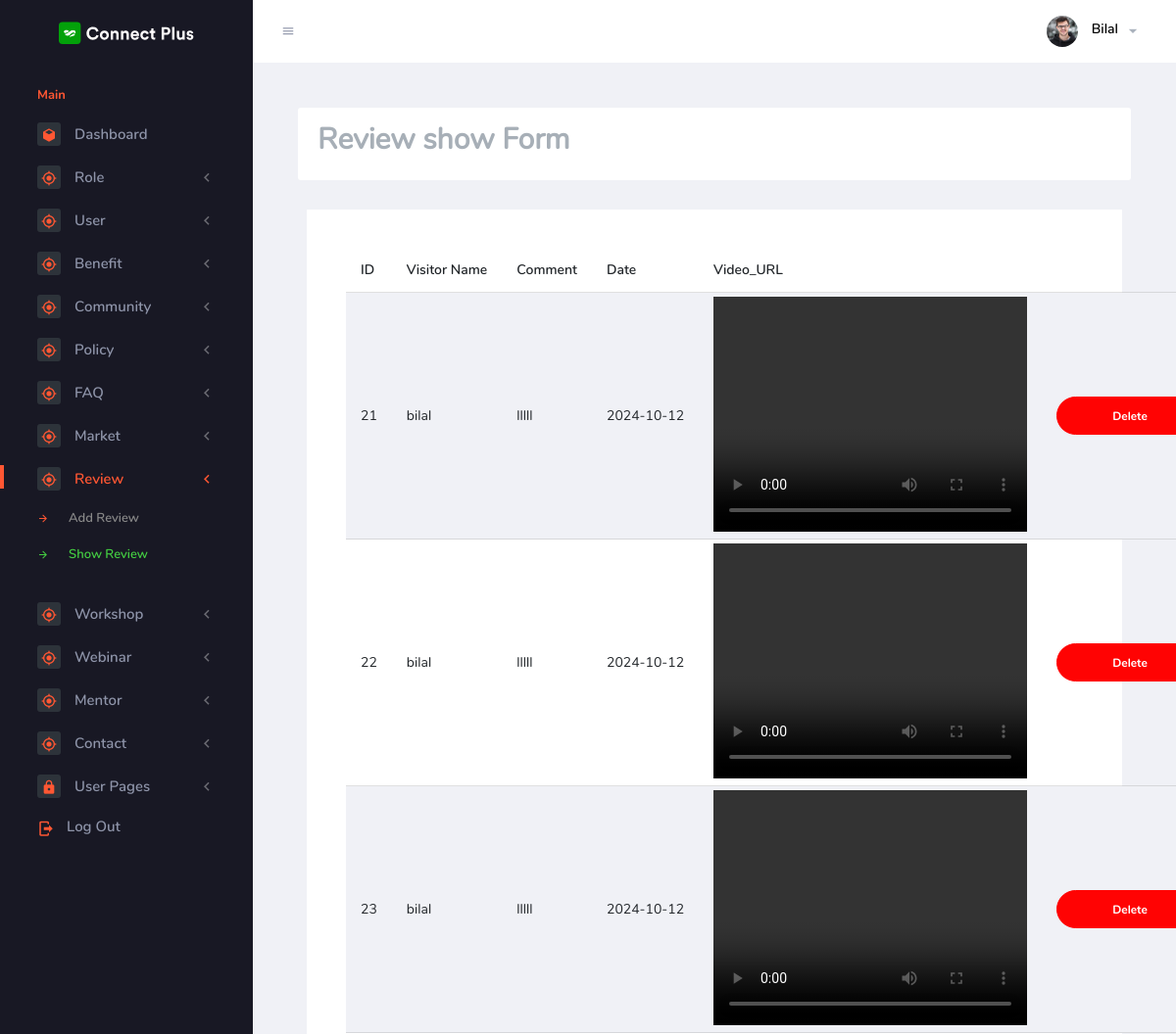
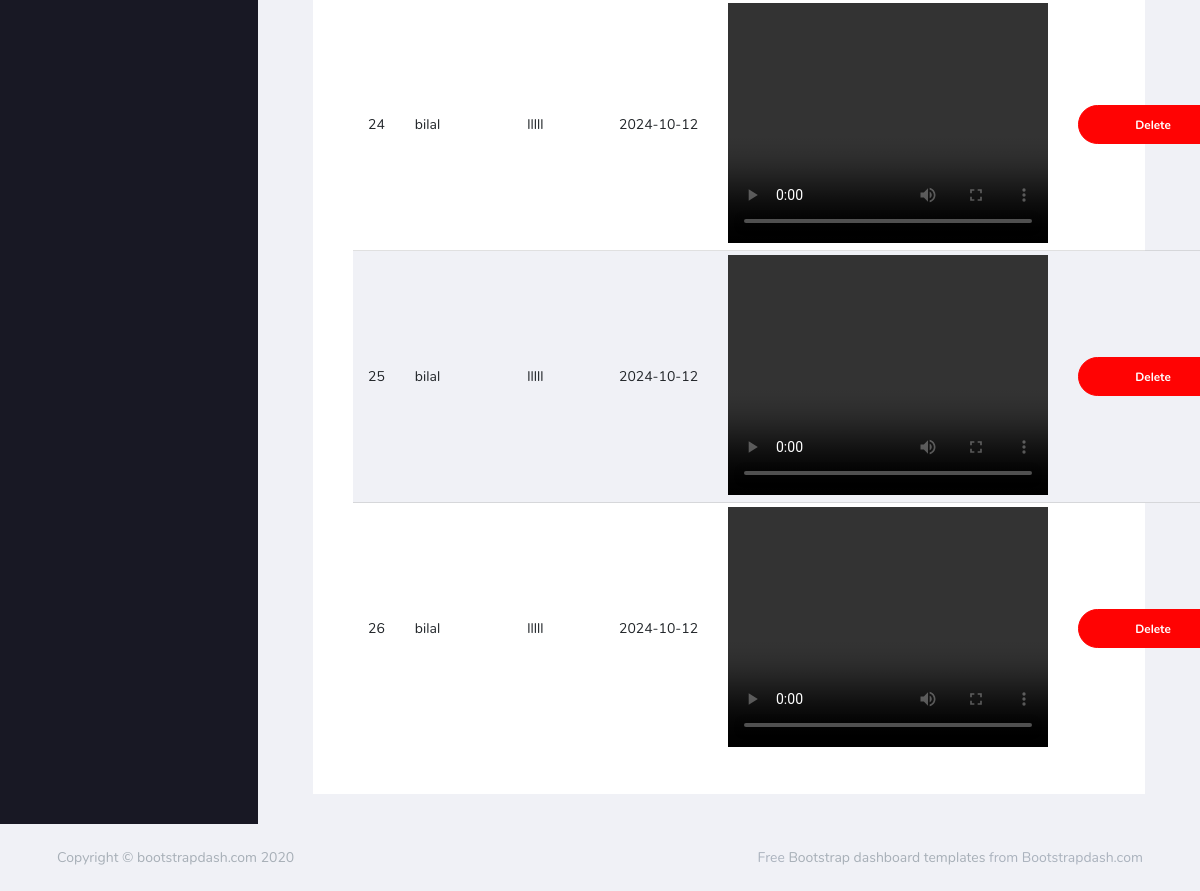
Screenshot of /adminpanel/reviewshow.php (signed in) with the database file from the repository (2 pictures, top to bottom).
### tables this page shows
CREATE TABLE `review` (
  `Visitor_name` varchar(255) NOT NULL,
  `review_id` int(11) NOT NULL,
  `video_url` varchar(255) NOT NULL,
  `comment` varchar(255) NOT NULL,
  `date` date NOT NULL
);

### adminpanel/reviewshow.php (the view, shortened to what this page needs)
<?php
include "header.php";
?>
   <div class="main-panel">
          <div class="content-wrapper">
            <div class="row" id="proBanner">
              <div class="col-12">
                <span class="d-flex align-items-center purchase-popup">
                    <h1>Review show Form</h1>
                </span>
              </div>
            </div>
            <div class="col-lg-12 grid-margin stretch-card">
                <div class="card">
                  <div class="card-body">
                    <table class="table table-striped">
                      <thead>
                        <tr>
                          <th>ID</th>
                          <th>Visitor Name</th>
                          <th>Comment</th>
                          <th>Date</th>
                          <th>Video_URL</th>
                        </tr>
                      </thead>
                      <tbody>
                        <?php
                        require "connection.php";
                        $qry = "SELECT * FROM `review`";
                        $res = mysqli_query($conn, $qry);
                        while ($row =mysqli_fetch_assoc($res)){
                          ?>
                        <tr>
                          <td class="py-1"><?php echo $row['review_id'] ?></td>
                        <td class="py-1"><?php echo $row['Visitor_name'] ?></td>
                          <td class="py-1"><?php echo $row['comment'] ?></td>
                          <td class="py-1"><?php echo $row['date'] ?></td>
                          <td class="py-1">
    <video width="320" height="240" controls>
        <source src="<?php echo $row['video_url']; ?>" type="video/mp4">
    </video>
</td>
                          <td>
                          <a href="reviewdelete.php?dltid=<?php echo $row['review_id'] ?>">
                          <button type="button" class="btn btn-danger btn-rounded btn-fw">Delete</button>
                          </a>
                        </td>
                        </tr>
                        <?php } ?>
                      </tbody>
                    </table>
                  </div>
                </div>
              </div>
                  </div>
                </div>
              </div>
<?php
include "footer.php";
?>

### rows the page displays
review: review_id "21", Visitor_name "bilal", comment "lllll", date "2024-10-12"
review: review_id "22", Visitor_name "bilal", comment "lllll", date "2024-10-12"
review: review_id "23", Visitor_name "bilal", comment "lllll", date "2024-10-12"
review: review_id "24", Visitor_name "bilal", comment "lllll", date "2024-10-12"
review: review_id "25", Visitor_name "bilal", comment "lllll", date "2024-10-12"
review: review_id "26", Visitor_name "bilal", comment "lllll", date "2024-10-12"

### other values shown
$_SESSION['name'] "Bilal"
